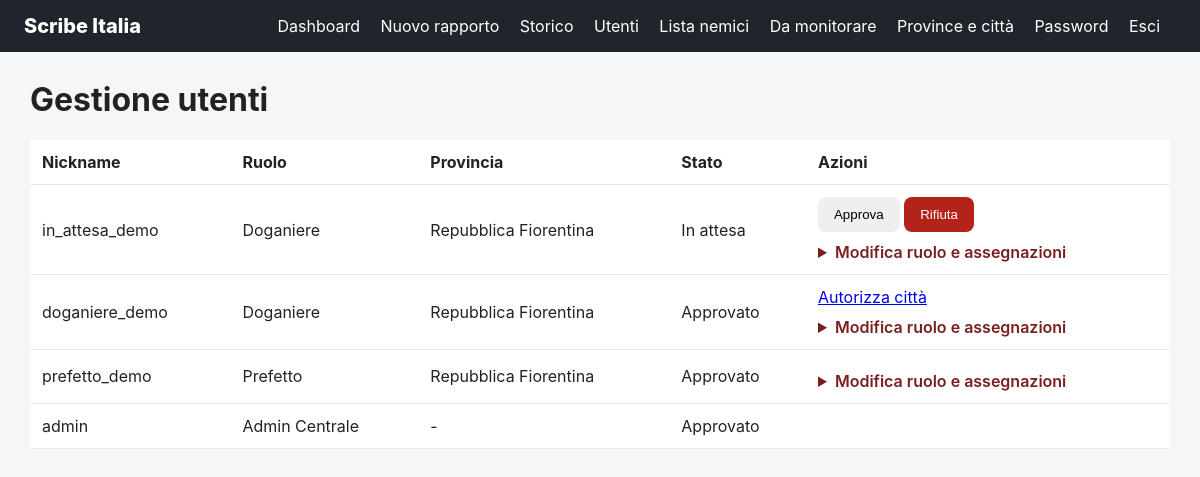
Screenshot of /users (signed in) with the database file from the repository.
### app.py (models this page shows, shortened)
class User(UserMixin, db.Model):
    id = db.Column(db.Integer, primary_key=True)
    nickname = db.Column(db.String(80), unique=True, nullable=False)
    password_hash = db.Column(db.String(255), nullable=False)
    role = db.Column(db.String(20), nullable=False, default=ROLE_OFFICER)
    approved = db.Column(db.Boolean, default=False, nullable=False)
    province_id = db.Column(db.Integer, db.ForeignKey('province.id'))
    requested_province_id = db.Column(db.Integer, db.ForeignKey('province.id'))
    created_at = db.Column(db.DateTime, default=datetime.utcnow, nullable=False)
    province = db.relationship('Province', foreign_keys=[province_id])
    requested_province = db.relationship('Province', foreign_keys=[requested_province_id])

class Province(db.Model):
    id = db.Column(db.Integer, primary_key=True)
    name = db.Column(db.String(120), unique=True, nullable=False)
    cities = db.relationship('City', backref='province', lazy=True, cascade='all, delete-orphan')

### app.py (the view)
@app.route('/users')
@login_required
@role_required(ROLE_ADMIN, ROLE_PREFECT)
def users():
    if current_user.role == ROLE_ADMIN:
        items = User.query.order_by(User.created_at.desc()).all()
    else:
        items = User.query.filter(
            or_(User.province_id == current_user.province_id, User.requested_province_id == current_user.province_id)
        ).order_by(User.created_at.desc()).all()
    provinces = Province.query.order_by(Province.name).all() if current_user.role == ROLE_ADMIN else []
    return render_template('users.html', users=items, provinces=provinces, all_cities=City.query.order_by(City.name).all() if current_user.role == ROLE_ADMIN else [])

### app.py (called while the page is built)
@login_manager.user_loader
def load_user(user_id):
    return db.session.get(User, int(user_id))

def role_required(*roles):
    def decorator(fn):
        @wraps(fn)
        def wrapped(*args, **kwargs):
            if not current_user.is_authenticated:
                return login_manager.unauthorized()
            if current_user.role not in roles:
                abort(403)
            return fn(*args, **kwargs)
        return wrapped
    return decorator

### templates/users.html (shortened to what this page needs)
{% extends 'base.html' %}{% block content %}
<h1>Gestione utenti</h1>
<table><thead><tr><th>Nickname</th><th>Ruolo</th><th>Provincia</th><th>Stato</th><th>Azioni</th></tr></thead><tbody>
{% for u in users %}
<tr>
  <td>{{ u.nickname }}</td>
  <td>{{ {'admin':'Admin Centrale','prefect':'Prefetto','officer':'Doganiere'}.get(u.role, u.role) }}</td>
  <td>{{ u.province.name if u.province else (u.requested_province.name if u.requested_province else '-') }}</td>
  <td>{{ 'Approvato' if u.approved else 'In attesa' }}</td>
  <td>
    {% if u.role == 'officer' and not u.approved %}
      <form class="inline" method="post" action="{{ url_for('approve_user', user_id=u.id) }}"><button>Approva</button></form>
      <form class="inline" method="post" action="{{ url_for('reject_user', user_id=u.id) }}"><button class="danger-btn">Rifiuta</button></form>
    {% endif %}
    {% if u.role == 'officer' and u.approved %}<a href="{{ url_for('user_authorizations', user_id=u.id) }}">Autorizza città</a>{% endif %}
    {% if current_user.role == 'admin' and u.id != current_user.id %}
      <details class="role-editor">
        <summary>Modifica ruolo e assegnazioni</summary>
              {% set current_ids = u.city_authorizations|map(attribute='city_id')|list %}
      </details>
    {% endif %}
  </td>
</tr>
{% endfor %}
</tbody></table>
{% endblock %}

### static/style.css (style rules this page uses)
:root { font-family: Inter, system-ui, Arial, sans-serif; color:#222; background:#f5f6f8; }
* { box-sizing:border-box }
body { margin:0 }
.primary,button { border:0;border-radius:8px;padding:10px 16px;cursor:pointer }
table { width:100%;border-collapse:collapse;background:white }
th,td { text-align:left;padding:12px;border-bottom:1px solid #e5e7eb }
.inline { display:inline }
.danger-btn { background:#b42318;color:white }
.role-editor { margin-top:.6rem }
.role-editor summary { cursor:pointer;color:#7a1f1f;font-weight:600 }

### rows the page displays
User: nickname "in_attesa_demo", role "Doganiere", province "Repubblica Fiorentina", approved "In attesa"
User: nickname "doganiere_demo", role "Doganiere", province "Repubblica Fiorentina", approved "Approvato"
User: nickname "prefetto_demo", role "Prefetto", province "Repubblica Fiorentina", approved "Approvato"
User: nickname "admin", role "Admin Centrale", province "-", approved "Approvato"
